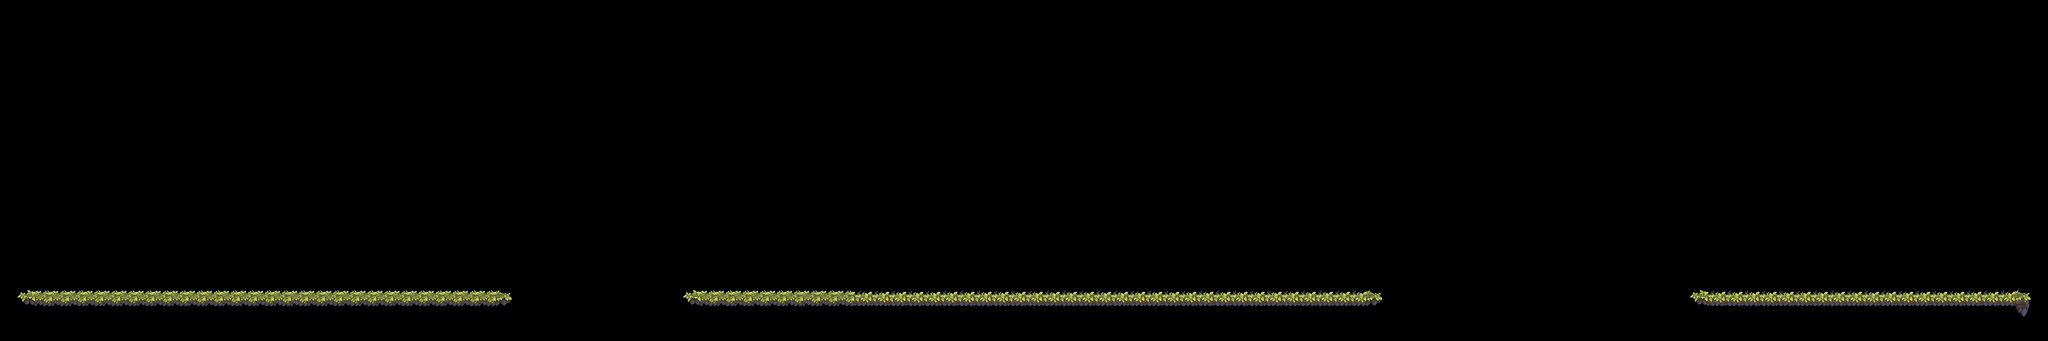

Rendered tile map (Tiled .tmx) drawn with the repository's tilesets; below, a short description and the full map source, tile grids included:
An orthogonal 120x20 tile map with 32x32 px tiles, 1 tile layer (Tile Layer 1), 5 tilesets.

<map version="1.10" tiledversion="1.12.2" orientation="orthogonal" renderorder="right-down" width="120" height="20" tilewidth="32" tileheight="32" infinite="0" nextlayerid="3" nextobjectid="1">
 <editorsettings>
  <export target="map1.lua" format="lua" />
 </editorsettings>
 <tileset firstgid="1" name="tiles" tilewidth="32" tileheight="32" tilecount="204" columns="17">
  <image source="Tileset.png" width="544" height="384" />
 </tileset>
 <tileset firstgid="205" name="tiles" tilewidth="32" tileheight="32" tilecount="204" columns="17">
  <image source="Tileset.png" width="544" height="384" />
 </tileset>
 <tileset firstgid="409" name="tiles" tilewidth="32" tileheight="32" tilecount="204" columns="17">
  <image source="Tileset.png" width="544" height="384" />
 </tileset>
 <tileset firstgid="613" name="tiles" tilewidth="32" tileheight="32" tilecount="204" columns="17">
  <image source="Tileset.png" width="544" height="384" />
 </tileset>
 <tileset firstgid="817" name="tiles" tilewidth="32" tileheight="32" tilecount="204" columns="17">
  <image source="Tileset.png" width="544" height="384" />
 </tileset>
 <layer id="1" name="Tile Layer 1" width="120" height="20">
  <data encoding="csv">
0,0,0,0,0,0,0,0,0,0,0,0,0,0,0,0,0,0,0,0,0,0,0,0,0,0,0,0,0,0,0,0,0,0,0,0,0,0,0,0,0,0,0,0,0,0,0,0,0,0,0,0,0,0,0,0,0,0,0,0,0,0,0,0,0,0,0,0,0,0,0,0,0,0,0,0,0,0,0,0,0,0,0,0,0,0,0,0,0,0,0,0,0,0,0,0,0,0,0,0,0,0,0,0,0,0,0,0,0,0,0,0,0,0,0,0,0,0,0,0,
0,0,0,0,0,0,0,0,0,0,0,0,0,0,0,0,0,0,0,0,0,0,0,0,0,0,0,0,0,0,0,0,0,0,0,0,0,0,0,0,0,0,0,0,0,0,0,0,0,0,0,0,0,0,0,0,0,0,0,0,0,0,0,0,0,0,0,0,0,0,0,0,0,0,0,0,0,0,0,0,0,0,0,0,0,0,0,0,0,0,0,0,0,0,0,0,0,0,0,0,0,0,0,0,0,0,0,0,0,0,0,0,0,0,0,0,0,0,0,0,
0,0,0,0,0,0,0,0,0,0,0,0,0,0,0,0,0,0,0,0,0,0,0,0,0,0,0,0,0,0,0,0,0,0,0,0,0,0,0,0,0,0,0,0,0,0,0,0,0,0,0,0,0,0,0,0,0,0,0,0,0,0,0,0,0,0,0,0,0,0,0,0,0,0,0,0,0,0,0,0,0,0,0,0,0,0,0,0,0,0,0,0,0,0,0,0,0,0,0,0,0,0,0,0,0,0,0,0,0,0,0,0,0,0,0,0,0,0,0,0,
0,0,0,0,0,0,0,0,0,0,0,0,0,0,0,0,0,0,0,0,0,0,0,0,0,0,0,0,0,0,0,0,0,0,0,0,0,0,0,0,0,0,0,0,0,0,0,0,0,0,0,0,0,0,0,0,0,0,0,0,0,0,0,0,0,0,0,0,0,0,0,0,0,0,0,0,0,0,0,0,0,0,0,0,0,0,0,0,0,0,0,0,0,0,0,0,0,0,0,0,0,0,0,0,0,0,0,0,0,0,0,0,0,0,0,0,0,0,0,0,
0,0,0,0,0,0,0,0,0,0,0,0,0,0,0,0,0,0,0,0,0,0,0,0,0,0,0,0,0,0,0,0,0,0,0,0,0,0,0,0,0,0,0,0,0,0,0,0,0,0,0,912,0,0,912,912,912,912,912,912,912,912,912,912,912,912,912,912,912,0,0,0,0,0,0,0,0,0,0,0,0,0,0,0,0,0,0,0,0,0,0,0,0,0,0,0,0,0,0,0,0,0,0,0,0,0,0,0,0,0,0,0,0,0,0,0,0,0,0,0,
0,0,0,0,0,0,0,0,0,0,0,0,0,0,0,0,0,0,0,0,0,0,0,0,0,0,0,0,0,0,0,0,0,0,0,0,0,0,0,0,0,0,0,0,0,0,0,0,0,0,0,0,0,0,0,0,0,0,0,0,0,0,0,0,0,0,0,0,0,0,0,0,0,0,0,0,0,0,0,0,0,0,0,0,0,0,0,0,0,0,0,0,0,0,0,0,0,0,0,0,0,0,0,0,0,0,0,0,0,0,0,0,0,0,0,0,0,0,0,0,
0,0,0,0,0,0,0,0,0,0,0,0,0,0,0,0,0,0,0,0,0,0,0,0,0,0,0,0,0,0,0,0,0,0,0,0,0,0,0,0,0,0,0,0,0,0,0,0,0,0,0,0,0,0,0,0,0,0,0,0,0,0,0,0,0,0,0,0,0,0,0,0,0,0,0,0,0,0,0,0,0,0,0,0,0,0,0,0,0,0,0,0,0,0,0,0,0,0,0,0,0,0,0,0,0,0,0,0,0,0,0,0,0,0,0,0,0,0,0,0,
0,0,0,0,0,0,0,0,0,0,0,0,0,0,0,0,0,0,0,0,0,0,0,0,0,0,0,0,0,0,0,0,0,0,0,0,0,0,0,0,0,0,0,0,0,0,0,0,0,0,0,0,0,0,0,0,0,0,0,0,0,0,0,0,0,0,0,0,0,0,0,0,0,0,0,0,0,0,0,0,0,0,0,0,0,0,0,0,0,0,0,0,0,0,0,0,0,0,0,0,0,0,0,0,0,0,0,0,0,0,0,0,0,0,0,0,0,0,0,0,
0,0,0,0,0,0,0,0,0,0,0,0,0,0,0,0,0,0,0,0,0,0,0,0,0,0,0,0,0,0,0,0,0,0,0,0,0,0,0,0,0,0,0,0,0,0,0,0,0,0,0,0,0,0,0,0,0,0,0,0,0,0,0,0,0,0,0,0,0,0,0,0,0,0,0,0,0,0,0,0,0,0,0,0,0,0,0,0,0,0,0,0,0,0,0,0,0,0,0,0,0,0,0,0,0,0,0,0,0,0,0,0,0,0,0,0,0,0,0,0,
0,0,0,0,0,0,0,0,0,0,0,0,0,0,0,0,0,0,0,0,0,0,0,0,0,0,0,0,0,0,0,0,0,0,0,0,0,0,0,0,0,0,0,0,0,0,0,0,0,0,0,0,0,0,0,0,0,0,0,0,0,0,0,0,0,0,0,0,0,0,0,0,0,0,0,0,0,0,0,0,0,0,0,0,0,0,0,0,0,0,0,0,0,0,0,0,0,0,0,0,0,0,0,0,0,0,0,0,0,0,0,0,0,0,0,0,0,0,0,0,
0,0,0,0,0,0,0,0,0,0,0,0,0,0,0,0,0,0,0,0,0,0,0,0,0,0,0,0,0,0,0,0,0,0,0,0,0,0,0,0,0,0,0,0,0,0,0,0,0,0,0,0,0,0,0,0,0,0,0,0,0,0,0,0,0,0,0,0,0,0,0,0,0,0,0,0,0,0,0,0,0,0,0,0,0,0,0,0,0,0,0,0,0,0,0,0,0,0,0,0,0,0,0,0,0,0,0,0,0,0,0,0,0,0,0,0,0,0,0,0,
0,0,0,0,0,0,0,0,0,0,0,0,0,0,0,0,0,0,0,0,0,0,0,0,0,0,0,0,0,0,0,0,0,0,0,0,0,0,0,0,0,0,0,0,0,0,0,0,0,0,0,0,0,0,0,0,0,0,0,0,0,0,0,0,0,0,0,0,0,0,0,0,0,0,0,0,0,0,0,0,0,0,0,0,0,0,0,0,0,0,0,0,0,0,0,0,0,0,0,0,0,0,0,0,0,0,0,0,0,0,0,0,0,0,0,0,0,0,0,0,
0,0,0,0,0,0,0,0,0,0,0,0,0,0,0,0,0,0,0,0,0,0,0,0,0,0,0,0,0,0,0,0,0,0,0,0,0,0,0,0,0,0,0,0,0,0,0,0,0,0,0,0,0,0,0,0,0,0,0,0,0,0,0,0,0,0,0,0,0,0,0,0,0,0,0,0,0,0,0,0,0,0,0,0,0,0,0,0,0,0,0,0,0,0,0,0,0,0,0,0,0,0,0,0,0,0,0,0,0,0,0,0,0,0,0,0,0,0,0,0,
0,0,0,0,0,0,0,0,0,0,0,0,0,0,0,0,0,0,0,0,0,0,0,0,0,0,0,0,0,0,0,0,0,0,0,0,0,0,0,0,0,0,0,0,0,0,0,0,0,0,0,0,0,0,0,0,0,0,0,0,0,0,0,0,0,0,0,0,0,0,0,0,0,0,0,0,0,0,0,0,0,0,0,0,0,0,0,0,0,0,0,0,0,0,0,0,0,0,0,0,0,0,0,0,0,0,0,0,0,0,0,0,0,0,0,0,0,0,0,0,
0,0,0,0,0,0,0,0,0,0,0,0,0,0,0,0,0,0,0,0,0,0,0,0,0,0,0,0,0,0,0,0,0,0,0,0,0,0,0,0,0,0,0,0,0,0,0,0,0,0,0,0,0,0,0,0,0,0,0,0,0,0,0,0,0,0,0,0,0,0,0,0,0,0,0,0,0,0,0,0,0,0,0,0,0,0,0,0,0,0,0,0,0,0,0,0,0,0,0,0,0,0,0,0,0,0,0,0,0,0,0,0,0,0,0,0,0,0,0,0,
0,0,0,0,0,0,0,0,0,0,0,0,0,0,0,0,0,0,0,0,0,0,0,0,0,0,0,0,0,0,0,0,0,0,0,0,0,0,0,0,0,0,0,0,0,0,0,0,0,0,0,0,0,0,0,0,0,0,0,0,0,0,0,0,0,0,0,0,0,0,0,0,0,0,0,0,0,0,0,0,0,0,0,0,0,0,0,0,0,0,0,0,0,0,0,0,0,0,0,0,0,0,0,0,0,0,0,0,0,0,0,0,0,0,0,0,0,0,0,0,
0,0,0,0,0,0,0,0,0,0,0,0,0,0,0,0,0,0,0,0,0,0,0,0,0,0,0,0,0,0,0,0,0,0,0,0,0,0,0,0,0,0,0,0,0,0,0,0,0,0,0,0,0,0,0,0,0,0,0,0,0,0,0,0,0,0,0,0,0,0,0,0,0,0,0,0,0,0,0,0,0,0,0,0,0,0,0,0,0,0,0,0,0,0,0,0,0,0,0,0,0,0,0,0,0,0,0,0,0,0,0,0,0,0,0,0,0,0,0,0,
0,745,746,746,746,746,746,746,746,746,746,746,746,746,746,746,746,746,746,746,746,746,746,746,746,746,746,746,746,838,0,0,0,0,0,0,0,0,0,0,834,746,746,746,746,746,746,746,746,746,895,895,895,895,895,895,895,895,895,895,895,895,895,895,895,895,895,895,895,895,895,895,895,895,895,895,895,895,895,895,838,0,0,0,0,0,0,0,0,0,0,0,0,0,0,0,0,0,0,834,895,895,895,895,895,895,895,895,895,895,895,895,895,895,895,895,895,895,830,0,
0,0,0,0,0,0,0,0,0,0,0,0,0,0,0,0,0,0,0,0,0,0,0,0,0,0,0,0,0,0,0,0,0,0,0,0,0,0,0,0,0,0,0,0,0,0,0,0,0,0,0,0,0,0,0,0,0,0,0,0,0,0,0,0,0,0,0,0,0,0,0,0,0,0,0,0,0,0,0,0,0,0,0,0,0,0,0,0,0,0,0,0,0,0,0,0,0,0,0,0,0,0,0,0,0,0,0,0,0,0,0,0,0,0,0,0,0,0,847,0,
0,0,0,0,0,0,0,0,0,0,0,0,0,0,0,0,0,0,0,0,0,0,0,0,0,0,0,0,0,0,0,0,0,0,0,0,0,0,0,0,0,0,0,0,0,0,0,0,0,0,0,0,0,0,0,0,0,0,0,0,0,0,0,0,0,0,0,0,0,0,0,0,0,0,0,0,0,0,0,0,0,0,0,0,0,0,0,0,0,0,0,0,0,0,0,0,0,0,0,0,0,0,0,0,0,0,0,0,0,0,0,0,0,0,0,0,0,0,0,0
</data>
 </layer>
 <imagelayer id="2" name="background" />
</map>
